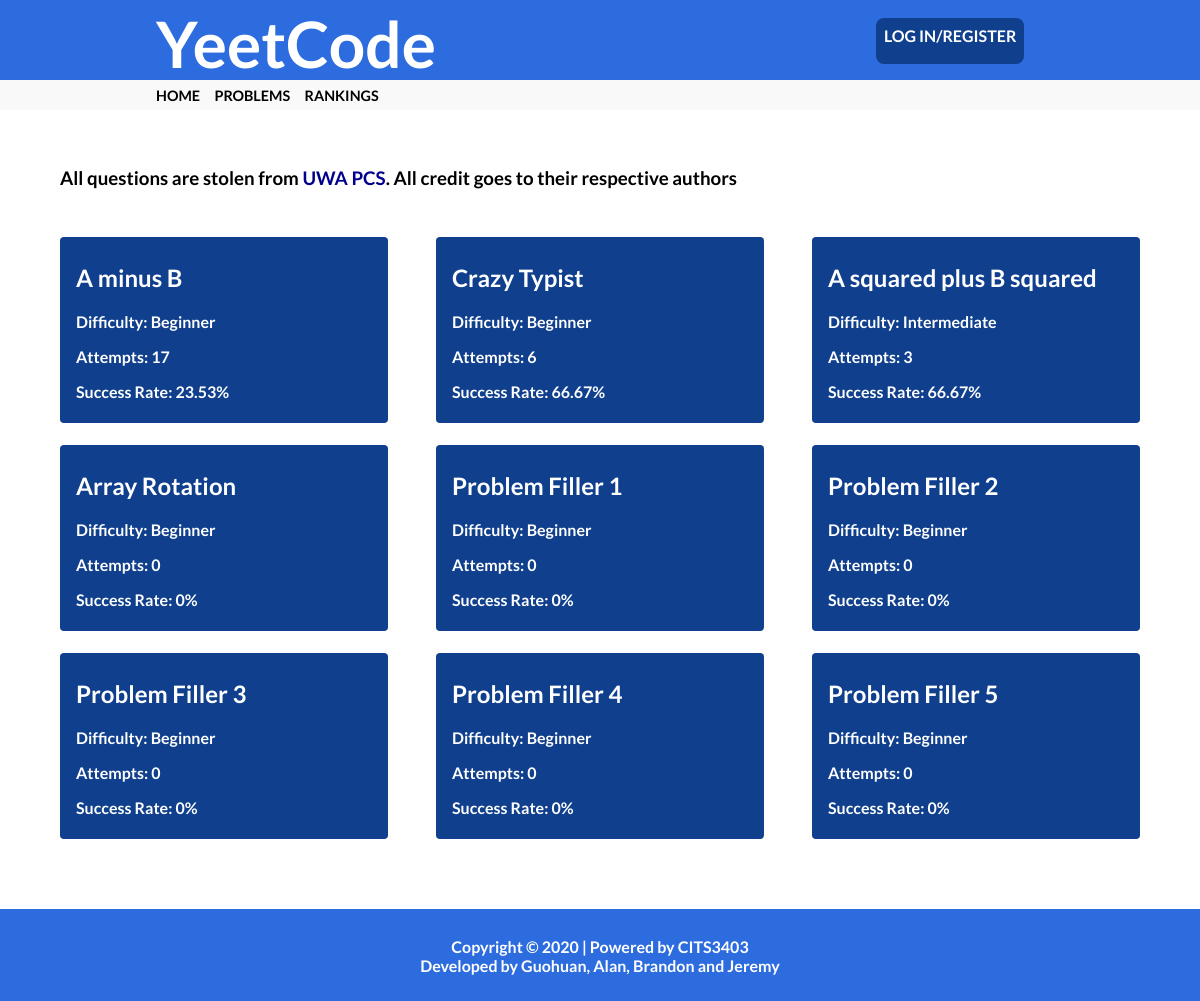
The page /problems on the database as committed earlier.
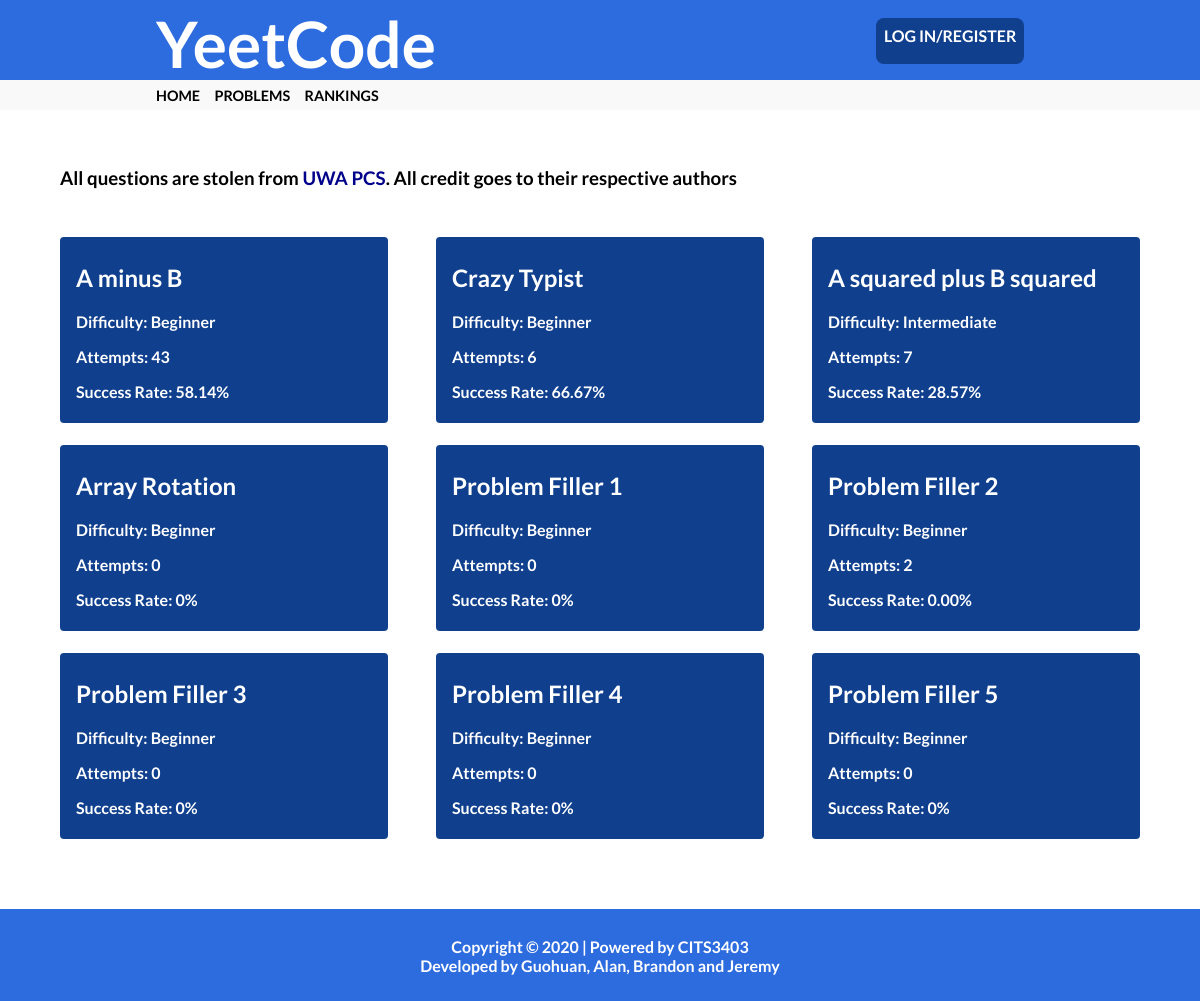
The same page on the database as committed later.
### app/models.py (models this page shows, shortened)
class Problem(db.Model):
    id = db.Column(db.Integer, primary_key=True)
    title = db.Column(db.String(100), unique=True, index=True)
    urlTitle = db.Column(db.String(100), unique=True)
    difficulty = db.Column(db.Integer)
    numAttempts = db.Column(db.Integer, default=0)
    numSuccesses = db.Column(db.Integer, default=0)
    dateAdded = db.Column(db.String(10), default = date.today().strftime("%d/%m/%Y"))
    body= db.Column(db.Text())
    timeLimit = db.Column(db.Float)
    testCases = db.relationship('ProblemTestCases', backref="problem")
    problemsCompleted = db.relationship('ProblemsCompleted', backref="problem")

### app/problems/routes.py (the view)
@bp.route('/problems')
def problems():
    problems = Problem.query.all()
    status = {}
    if current_user.is_active:
        problemscompleted = ProblemsCompleted.query.filter_by(userID=current_user.id)
        for pc in problemscompleted:
            status[pc.questionID] = pc.success
    return render_template('problems/problems.html', title='Problems',
                            problems=problems, status=status)

### app/templates/problems/problems.html
{% extends "base.html" %}
{% block cssfiles %}
    <link rel="stylesheet" href="{{ url_for('static', filename='main.css')}}">
    <link rel="stylesheet" href="{{ url_for('static', filename='problems/problem.css')}}">
{% endblock %}
{% block content %}
            <h3 style="margin-left: 5%; padding-top: 1cm;">All questions are stolen from <a href="https://pcs.org.au/" style="color: darkblue;">UWA PCS</a>. All credit goes to their respective authors</h1>
            <div class=questionWrapper>
            {% for problem in problems %}
                <a class="questionBoxLink" href="{{ url_for('problems.problem', title=''.join(problem.title.split()).lower()) }}">
                {% if problem.id in status %}
                <div class="{{ 'questionBoxSolved' if status[problem.id] else 'questionBoxNotSolved'}}">
                {% else %}
            <div class="questionBox">
                {% endif %}
                    <h2> {{ problem.title }} </h2>
                    {%if problem.difficulty == '0'%}
                    <p>Difficulty: Beginner</p>
                    {%elif problem.difficulty == '1'%}
                    <p>Difficulty: Intermediate</p>
                    {%elif problem.difficulty == '2'%}
                    <p>Difficulty: advanced</p>
                    {%elif problem.difficulty == '3'%}
                    <p>Difficulty: Expert</p>
                    {% endif %}
                    <p > Attempts: {{problem.numAttempts}}</p>
                    {% if problem.numAttempts == 0%}
                        <p >Success Rate: 0%</p>
                    {% else %}
                        {% set rate = problem.numSuccesses/problem.numAttempts*100 %}
                        <p >Success Rate: {{'%0.2f' % rate|float}}%</p>
                    {%endif%}
                </div>
                </a>
            {% endfor %}
            </div>
{% endblock %}

### app/templates/base.html (shortened to what this page needs)
<html>
    <head>
      <link rel="stylesheet" href="{{ url_for('static', filename='main.css') }}">
      {% block cssfiles %}{% endblock %}
    </head>
    <body>
      <div id=topsection>
        <div id=header>
            <div id="titlebox">
                <h1 id=title>YeetCode</h1>
            </div>
            <h3 id=login>
                {% if current_user.is_authenticated %}
                <a href="{{url_for('auth.edit_profile', username=current_user.username)}}" style="margin-right: 10px;">Profile</a>
                <a href="{{ url_for('auth.logout') }}">LOGOUT</a>
                {% else %}
                <a href="{{ url_for('auth.login') }}">LOG IN/REGISTER</a>
                {% endif %}
            </h3>
        </div>
        <div id=navigationbar>
            <h3 id=home class=navielement>
                <a href="{{ url_for('main.homepage') }}"> HOME </a>
            </h3>
            <h3 id=questions class=navielement>
                <a href="{{ url_for('problems.problems') }}"> PROBLEMS </a>
            </h3>
            <h3 id=rankings class=navielement>
                <a href="{{ url_for('main.rankings') }}"> RANKINGS </a>
            </h3>
        </div>
      </div>
      {% block content %}{% endblock %}
      <div id=bottom>
        <p id=copyrighttag>
            Copyright &copy 2020 | Powered by CITS3403
            <br>
            Developed by Guohuan, Alan, Brandon and Jeremy
      </div>
    </body>
</html>

### app/static/main.css (style rules this page uses)
body { font-family: Lato, sans-serif; margin: 0; scrollbar-width: none; }
#topsection { position: sticky; left: 0; top: 0; bottom: 0; z-index: 2; width: 100%; }
#header { display: flex; height: 5em; background-color: #2d6cdf; width: 100%; }
#titlebox { margin-left: 13%; display: inline-flex; width: 40%; }
#title { margin-top: 1%; color: white; font-size: 4rem; margin-right: 5cm; }
#login { margin-left: 20%; margin-top: 1.5%; color: white; background-color: #0f3f8d; float: right; padding: 0.5em; font-size: 1em; border-radius: 8px; }
#login > a { color: white; }
#navigationbar { height: 1.9em; background-color: #f9f9f9; color: black; display: flex; }
#home { margin-left: 13%; }
.navielement { margin-top: 0.5em; font-size: 0.9rem; margin-left: 1em; }
a { color: black; text-decoration: none; }
#bottom { background-color: #2d6cdf ; height: 10%; padding-top: 1%; margin-top: 3%; }
#copyrighttag { text-align: center; color: white; }

### app/static/problems/problem.css (style rules this page uses)
html { scrollbar-width: none; }
body { scrollbar-width: none; }
.questionWrapper { width: 90%; margin: 0 auto; margin-top: 3em; margin-bottom: 6em; display: grid; grid-template-columns: repeat(auto-fit, minmax(20em, 1fr)); grid-auto-rows: 10em; grid-gap: 3em; }
.questionBox { background-color: #0f3f8d; color: white; padding: 0.4em; padding-left: 1em; border-radius: 4px; }

Rows that differ between the two databases and show on the page:
changed Problem "A minus B": numAttempts "17" → "43"; value "23.53" → "58.14"
changed Problem "A squared plus B squared": numAttempts "3" → "7"; value "66.67" → "28.57"
changed Problem "Problem Filler 2": numAttempts "0" → "2"; numSuccesses (not shown) → "0.00"; numAttempts "Success Rate: 0%" → "Success Rate: %"
